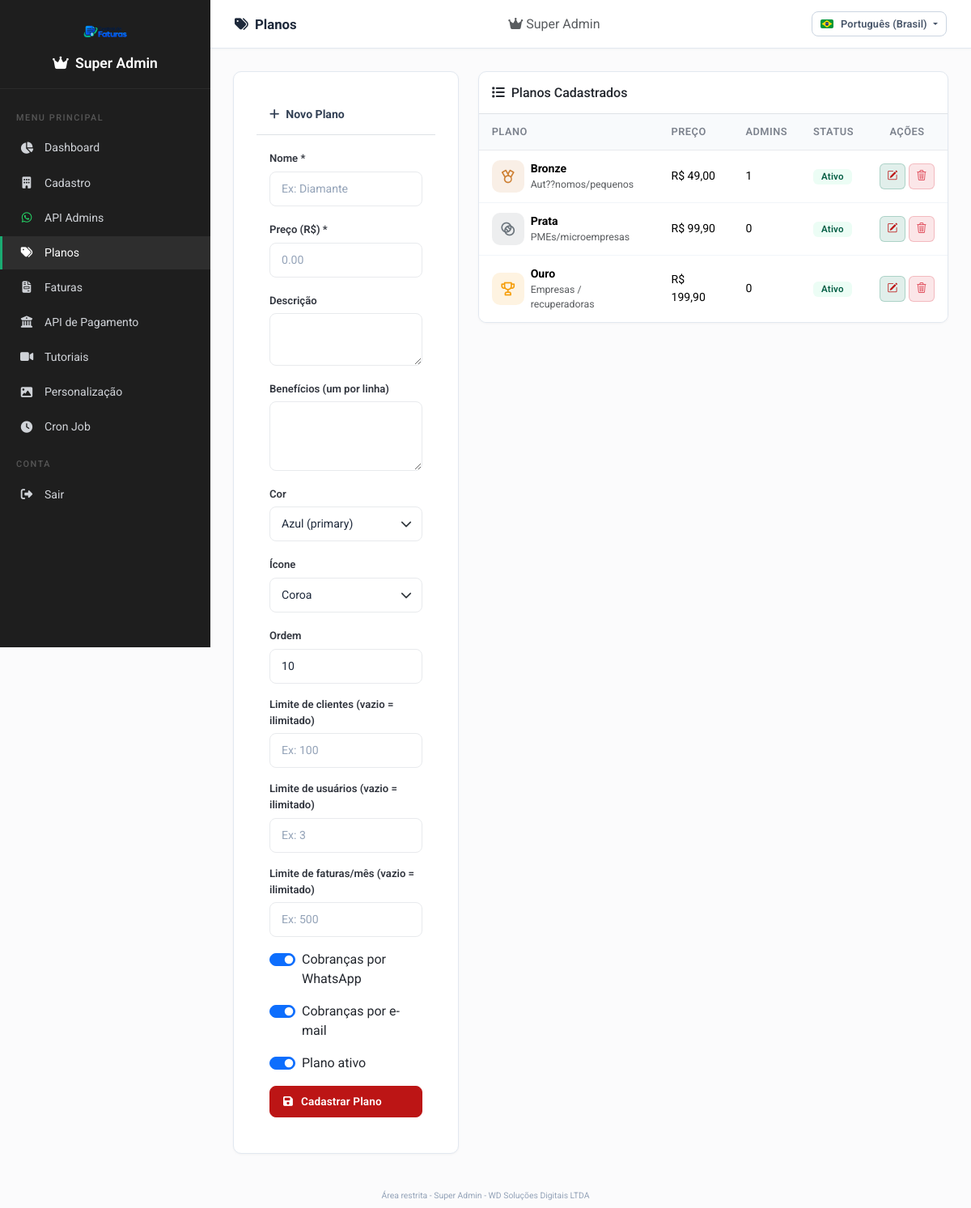
Page /superadmin/planos.php (signed in) on the committed database.
### tables this page shows
CREATE TABLE `configuracoes` (
  `id` int(11) NOT NULL AUTO_INCREMENT,
  `admin_id` int(11) DEFAULT NULL,
  `chave` varchar(100) NOT NULL,
  `valor` text DEFAULT NULL,
  `criado_em` timestamp NOT NULL DEFAULT current_timestamp() ON UPDATE current_timestamp(),
  PRIMARY KEY (`id`),
  UNIQUE KEY `uq_admin_chave` (`admin_id`,`chave`),
  KEY `idx_config_admin` (`admin_id`)
);

CREATE TABLE `planos` (
  `id` int(11) NOT NULL AUTO_INCREMENT,
  `nome` varchar(50) NOT NULL,
  `slug` varchar(50) NOT NULL,
  `preco` decimal(10,2) DEFAULT 0.00,
  `descricao` varchar(500) DEFAULT NULL,
  `beneficios` text DEFAULT NULL,
  `max_clientes` int(11) DEFAULT NULL,
  `max_usuarios` int(11) DEFAULT NULL,
  `max_faturas_mensais` int(11) DEFAULT NULL,
  `whatsapp_cobranca` tinyint(1) DEFAULT 1,
  `email_cobranca` tinyint(1) DEFAULT 1,
  `cor` varchar(20) DEFAULT 'secondary',
  `icon` varchar(100) DEFAULT NULL,
  `ativo` tinyint(1) DEFAULT 1,
  `ordem` int(11) DEFAULT 0,
  `criado_em` timestamp NOT NULL DEFAULT current_timestamp(),
  PRIMARY KEY (`id`),
  UNIQUE KEY `slug` (`slug`)
);

### config/settings.php (called while the page is built, shortened)
<?php
function getConfigGlobal($chave, $padrao = '') {
    $pdo = getConnection();
    $stmt = $pdo->prepare("SELECT valor FROM configuracoes WHERE admin_id IS NULL AND chave = ?");
    $stmt->execute([$chave]);
    $row = $stmt->fetch();
    return $row ? $row['valor'] : $padrao;
}
function logoPathValido($caminho) {
    $caminho = trim((string)$caminho);
    $arquivo = __DIR__ . '/..' . preg_replace('#^/cobranca#', '', $caminho);
    $arquivo = str_replace(['/', '\\'], DIRECTORY_SEPARATOR, $arquivo);
    return file_exists($arquivo);
}
function getLogo() {
    return getLogoLoginGlobal();
}
function getLogoLoginGlobal() {
    $logo = getConfigGlobal('logo_login', '');
    return logoPathValido($logo) ? $logo : '';
}
function planoCorHex($cor) {
    $mapa = [
        'primary'   => '#0d6efd',
        'secondary' => '#6c757d',
        'success'   => '#128a53',
        'warning'   => '#f59e0b',
        'danger'    => '#dc3545',
        'info'      => '#22d3ee',
        'bronze'    => '#cd7f32',
        'dark'      => '#1f2937',
        'light'     => '#adb5bd',
    ];
    $cor = strtolower(trim((string)$cor));
    return $mapa[$cor] ?? '#0f7b5c';
}
function planoIconClass($icon) {
    $mapa = [
        'fa-crown'              => 'uil uil-trophy',
        'fa-medal'              => 'uil uil-medal',
        'fa-gem'                => 'uil uil-diamond',
        'fa-star'               => 'uil uil-star',
        'fa-rocket'             => 'uil uil-rocket',
        'fa-circle-half-stroke' => 'uil uil-adjust-circle',
        'fa-circle'             => 'uil uil-circle',
        'fa-bolt'               => 'uil uil-bolt',
        'fa-shield-halved'      => 'uil uil-shield',
        'fa-crown-solid'        => 'fa-solid fa-crown',
    ];
    return $mapa[$icon] ?? 'uil uil-circle';
}

### includes/lang_painel.php (called while the page is built, shortened)
<?php
function painelIdiomas() {
    return [
        'pt-BR' => 'Português (Brasil)',
        'es-MX' => 'Español (México)',
        'es-AR' => 'Español (Argentina)',
        'es-CO' => 'Español (Colombia)',
        'es-CL' => 'Español (Chile)',
        'es-PE' => 'Español (Perú)',
    ];
}
function painelIdiomaValido($id) {
    return array_key_exists((string)$id, painelIdiomas());
}
function painelIdiomaAtual() {
    $id = $_GET['idioma'] ?? ($_COOKIE['cobranca_site_idioma'] ?? 'pt-BR');
    $id = preg_replace('/[^a-zA-Z0-9-]/', '', substr((string)$id, 0, 15));
    return painelIdiomaValido($id) ? $id : 'pt-BR';
}
function t($chave, $params = []) {
    $id = painelIdiomaAtual();
    $base = strpos($id, 'es') === 0 ? 'es' : 'pt';
    $dicio = $GLOBALS['painel_' . $base];
    $s = array_key_exists($chave, $dicio) ? $dicio[$chave] : $chave;
    return $s;
}

### superadmin/planos.php (the view, shortened to what this page needs)
<?php
$pdo = getConnection();
$planos = $pdo->query("SELECT p.*, (SELECT COUNT(*) FROM admin_planos ap WHERE ap.plano_id = p.id) AS total_admins FROM planos p ORDER BY p.ordem ASC")->fetchAll();
include __DIR__ . '/includes/header.php';
include __DIR__ . '/includes/sidebar.php';
?>
<div class="main-content">
    <div class="topbar">
        <div>
            <h5><i class="fas fa-tags me-1"></i> Planos</h5>
        </div>
        <div class="dropdown d-none d-md-block">
            <span class="text-muted"><i class="fas fa-crown me-1"></i>Super Admin</span>
        </div>
    </div>
    <div class="content-area fade-in">
        <div class="row g-4">
            <div class="col-lg-4">
                <div class="form-card">
                    <div class="p-3 border-bottom">
                        <h6 class="mb-0"><i class="fas fa-plus me-2"></i>Novo Plano</h6>
                    </div>
                    <div class="p-3">
                        <form method="POST">
                            <div class="mb-3">
                                <label class="form-label">Nome *</label>
                                <input type="text" name="nome" class="form-control" required placeholder="Ex: Diamante">
                            </div>
                            <div class="mb-3">
                                <label class="form-label">Preço (R$) *</label>
                                <input type="number" step="0.01" name="preco" class="form-control" required placeholder="0.00">
                            </div>
                            <div class="mb-3">
                                <label class="form-label">Descrição</label>
                                <textarea name="descricao" class="form-control" rows="2"></textarea>
                            </div>
                            <div class="mb-3">
                                <label class="form-label">Benefícios (um por linha)</label>
                                <textarea name="beneficios" class="form-control" rows="3"></textarea>
                            </div>
                            <div class="mb-3">
                                <label class="form-label">Cor</label>
                                <select name="cor" class="form-select">
                                    <option value="primary">Azul (primary)</option>
                                </select>
                            </div>
                            <div class="mb-3">
                                <label class="form-label">Ícone</label>
                                <select name="icon" class="form-select">
                                    <option value="fa-crown">Coroa <i class="fas fa-crown"></i></option>
                                </select>
                            </div>
                            <div class="mb-3">
                                <label class="form-label">Ordem</label>
                                <input type="number" name="ordem" class="form-control" value="10">
                            </div>
                            <div class="mb-3">
                                <label class="form-label">Limite de clientes (vazio = ilimitado)</label>
                                <input type="number" min="0" name="max_clientes" class="form-control" placeholder="Ex: 100">
                            </div>
                            <div class="mb-3">
                                <label class="form-label">Limite de usuários (vazio = ilimitado)</label>
                                <input type="number" min="0" name="max_usuarios" class="form-control" placeholder="Ex: 3">
                            </div>
                            <div class="mb-3">
                                <label class="form-label">Limite de faturas/mês (vazio = ilimitado)</label>
                                <input type="number" min="0" name="max_faturas_mensais" class="form-control" placeholder="Ex: 500">
                            </div>
                            <div class="mb-3 form-check form-switch">
                                <input class="form-check-input" type="checkbox" name="whatsapp_cobranca" id="planoWhats" checked>
                                <label class="form-check-label" for="planoWhats">Cobranças por WhatsApp</label>
                            </div>
                            <div class="mb-3 form-check form-switch">
                                <input class="form-check-input" type="checkbox" name="email_cobranca" id="planoEmail" checked>
                                <label class="form-check-label" for="planoEmail">Cobranças por e-mail</label>
                            </div>
                            <div class="mb-3 form-check form-switch">
                                <input class="form-check-input" type="checkbox" name="ativo" id="planoAtivo" checked>
                                <label class="form-check-label" for="planoAtivo">Plano ativo</label>
                            </div>
                            <button class="btn btn-primary w-100"><i class="fas fa-save me-1"></i>Cadastrar Plano</button>
                        </form>
                    </div>
                </div>
            </div>
            <div class="col-lg-8">
                <div class="table-card">
                    <div class="p-3 border-bottom">
                        <h6 class="mb-0"><i class="fas fa-list me-2"></i>Planos Cadastrados</h6>
                    </div>
                    <div class="table-responsive">
                        <table class="table table-hover">
                            <thead>
                                <tr>
                                    <th>Plano</th>
                                    <th>Preço</th>
                                    <th>Admins</th>
                                    <th>Status</th>
                                    <th class="text-center">Ações</th>
                                </tr>
                            </thead>
                            <tbody>
                                <?php if (empty($planos)): ?>
                                    <tr><td colspan="5" class="text-center text-muted py-4">Nenhum plano cadastrado</td></tr>
                                <?php else: foreach ($planos as $pl):
                                    $corHex = planoCorHex($pl['cor'] ?? 'secondary');
                                    $iconCls = planoIconClass($pl['icon'] ?: 'fa-circle');
                                    $tinta = $corHex . '1f';
                                ?>
                                    <tr>
                                        <td>
                                            <div class="d-flex align-items-center gap-2">
                                                <span class="plano-ico-tile" style="background:<?= $tinta ?>;color:<?= $corHex ?>;" title="<?= htmlspecialchars($pl['icon'] ?: '') ?>">
                                                    <i class="<?= $iconCls ?>"></i>
                                                </span>
                                                <div>
                                                    <strong><?= htmlspecialchars($pl['nome']) ?></strong>
                                                    <?php if (!empty($pl['descricao'])): ?>
                                                        <small class="text-muted d-block"><?= htmlspecialchars($pl['descricao']) ?></small>
                                                    <?php endif; ?>
                                                </div>
                                            </div>
                                        </td>
                                        <td>R$ <?= number_format($pl['preco'], 2, ',', '.') ?></td>
                                        <td><?= $pl['total_admins'] ?></td>
                                        <td>
                                            <?php if ($pl['ativo']): ?>
                                                <span class="badge bg-success">Ativo</span>
                                            <?php else: ?>
                                                <span class="badge bg-secondary">Inativo</span>
                                            <?php endif; ?>
                                        </td>
                                        <td class="text-center">
                                            <div class="d-inline-flex gap-1">
                                                <a href="edit_plano.php?editar=<?= $pl['id'] ?>" class="acao-btn acao-btn-primary" title="Editar"><i class="bi bi-pencil-square"></i></a>
                                                <a href="planos.php?excluir=<?= $pl['id'] ?>" class="acao-btn acao-btn-danger" title="Excluir" onclick="return confirmarExclusao('<?= htmlspecialchars(addslashes($pl['nome'])) ?>', this.href);"><i class="bi bi-trash3"></i></a>
                                            </div>
                                        </td>
                                    </tr>
                                <?php endforeach; endif; ?>
                            </tbody>
                        </table>
                    </div>
                </div>
            </div>
        </div>
    </div>
</div>
<?php include __DIR__ . '/includes/footer.php'; ?>

### superadmin/includes/sidebar.php
<?php
$currentPage = basename($_SERVER['PHP_SELF'], '.php');
$basePath = '/cobranca/superadmin';
?>
<aside class="sidebar" id="sidebar">
    <div class="sidebar-header">
        <?php if ($logo): ?>
            <img src="<?= htmlspecialchars($logo) ?>" alt="Logo" style="max-width: 150px;">
        <?php endif; ?>
        <h4><i class="fas fa-crown me-2"></i><?= t('layout.super_admin') ?></h4>
    </div>
    <nav class="sidebar-nav">
        <div class="nav-section"><?= t('layout.menu_label') ?></div>
        <a href="<?= $basePath ?>/index.php" class="nav-link <?= $currentPage === 'index' ? 'active' : '' ?>">
            <i class="fas fa-chart-pie"></i> <?= t('nav.dashboard') ?>
        </a>
        <a href="<?= $basePath ?>/cadastros.php" class="nav-link <?= $currentPage === 'cadastros' ? 'active' : '' ?>">
            <i class="fas fa-building"></i> <?= t('nav.cadastro') ?>
        </a>
        <a href="<?= $basePath ?>/api_admins.php" class="nav-link <?= $currentPage === 'api_admins' ? 'active' : '' ?>">
            <i class="fab fa-whatsapp" style="color:#25D366;"></i> <?= t('nav.api_admins') ?>
        </a>
        <a href="<?= $basePath ?>/planos.php" class="nav-link <?= $currentPage === 'planos' ? 'active' : '' ?>">
            <i class="fas fa-tags"></i> <?= t('nav.planos') ?>
        </a>
        <a href="<?= $basePath ?>/faturas.php" class="nav-link <?= $currentPage === 'faturas' ? 'active' : '' ?>">
            <i class="fas fa-file-invoice"></i> <?= t('nav.faturas') ?>
        </a>
        <a href="<?= $basePath ?>/api_pagamento.php" class="nav-link <?= $currentPage === 'api_pagamento' ? 'active' : '' ?>">
            <i class="fas fa-university"></i> <?= t('nav.api_pagamento') ?>
        </a>
        <a href="<?= $basePath ?>/tutoriais.php" class="nav-link <?= $currentPage === 'tutoriais' ? 'active' : '' ?>">
            <i class="fas fa-video"></i> <?= t('nav.tutoriais') ?>
        </a>
        <a href="<?= $basePath ?>/personalizacao.php" class="nav-link <?= $currentPage === 'personalizacao' ? 'active' : '' ?>">
            <i class="fas fa-image"></i> <?= t('nav.personalizacao') ?>
        </a>
        <a href="<?= $basePath ?>/cron.php" class="nav-link <?= $currentPage === 'cron' ? 'active' : '' ?>">
            <i class="fas fa-clock"></i> <?= t('nav.cron_job') ?>
        </a>
        <div class="nav-section"><?= t('layout.conta') ?></div>
        <a href="<?= $basePath ?>/logout.php" class="nav-link">
            <i class="fas fa-sign-out-alt"></i> <?= t('nav.sair') ?>
        </a>
    </nav>
</aside>

### rows in the picture
configuracoes: valor (picture)
planos: nome "Bronze", descricao "Aut??nomos/pequenos", preco "49,00", total_admins "1", ativo "Ativo"
planos: nome "Prata", descricao "PMEs/microempresas", preco "99,90", total_admins "0", ativo "Ativo"
planos: nome "Ouro", descricao "Empresas / recuperadoras", preco "199,90", total_admins "0", ativo "Ativo"

### other values in the picture
t('layout.super_admin') "Super Admin"
t('layout.menu_label') "MENU PRINCIPAL"
t('nav.dashboard') "Dashboard"
t('nav.cadastro') "Cadastro"
t('nav.api_admins') "API Admins"
t('nav.planos') "Planos"
t('nav.faturas') "Faturas"
t('nav.api_pagamento') "API de Pagamento"
t('nav.tutoriais') "Tutoriais"
t('nav.personalizacao') "Personalização"
t('nav.cron_job') "Cron Job"
t('layout.conta') "CONTA"
t('nav.sair') "Sair"
